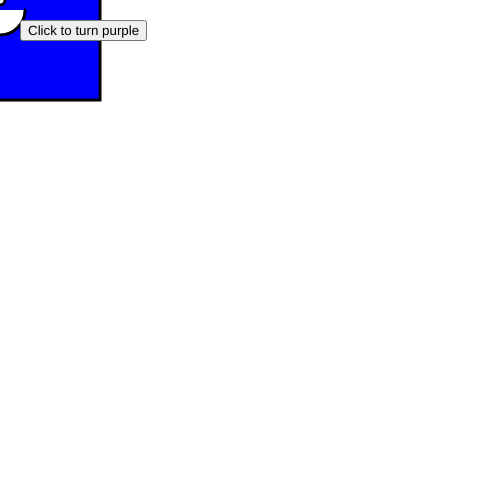
Frame 1 (no input)
Frame 60 (no input): identical to frame 1, image omitted
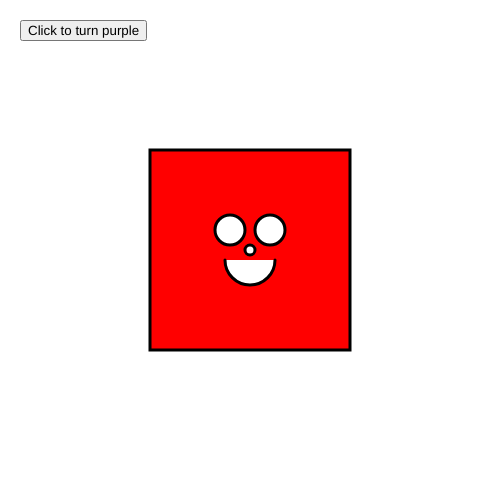
Frame 120 (the mouse pressed at the canvas centre since frame 60)

The p5.js sketch that drew these frames (run headless with seeded random() and noise() and a simulated clock; from frame 60 on, the mouse is pressed at the canvas centre):

// p5.js sketch
// ── sketch.js
var pointX = 0;
var pointY = 0;

var point2;
var faceColor = "blue";

var colorButton;


function setup() {
  // put setup code here
  createCanvas(500, 500);
  pointX = width/2;
  pointY = width/2;

  console.log("pointX " + pointX + " pointY " + pointY);
  console.log(point2);

  //creating a button
  colorButton = createButton("Click to turn purple");//createButton is a function that is part of the p5.dom library, and creates an HTML tag. should not be in drawfunction
  colorButton.position(20, 20);
  colorButton.mousePressed(function(){
    faceColor = "purple";
  });

}


//FUNCTIONS WORK IN A LOOP!!!
function draw() {

  background("white");
  pointX = mouseX;
  pointY = mouseY;

  //use an if statement to change background color
  if(mouseX < width/2){
    console.log("left side");
  }
  if(mouseX > width/2){
    console.log("right side");
  }



  strokeWeight(3);
  fill(faceColor);
  rect(pointX - 100, pointY - 100, 200, 200)
  fill("white");
  ellipse(pointX, pointY, 10, 10);
  ellipse(pointX + 20, pointY - 20, 30, 30);
  ellipse(pointX - 20, pointY - 20, 30, 30);

  //x, y, width, height, start right corner, end left corner
  arc(pointX, pointY + 10, 50, 50, 0, PI);


}

function mousePressed(){
  faceColor = "red";
}

function mouseReleased(){
  faceColor = "blue";
}

function keyPressed(){
  console.log("keyCode " + keyCode);
  console.log("key " + key);

  if(key == "w"){
    faceColor = "white";
  }
  if(key == "r"){
    faceColor = "red";
  }
}

function keyReleased(){
  faceColor = "blue";
}
